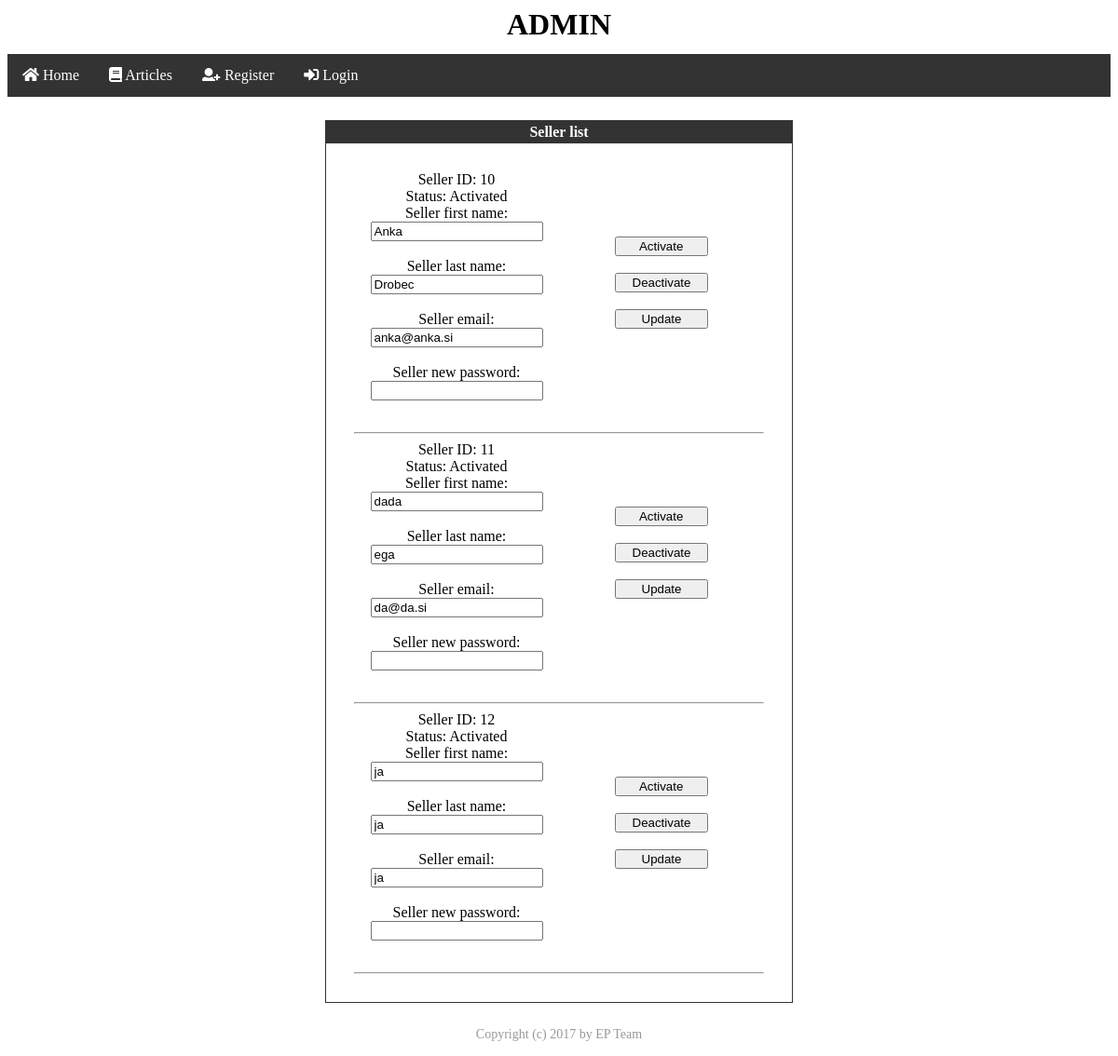
The page /verzija1/seller_list.php on the database as committed earlier.
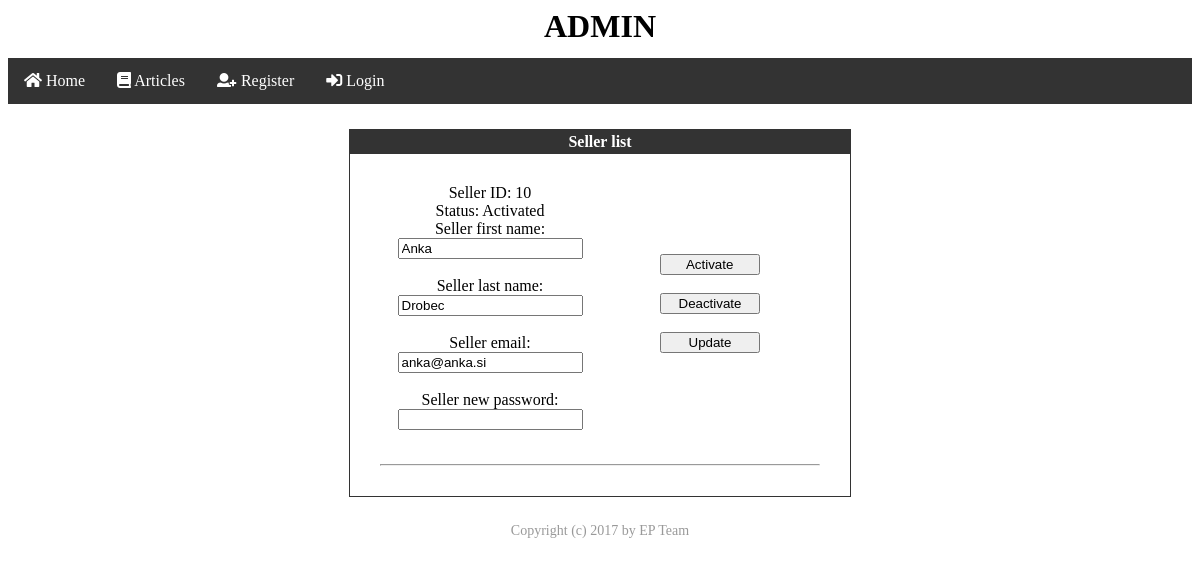
The same page on the database as committed later.
### tables this page shows
CREATE TABLE `users` (
  `id` int(11) NOT NULL AUTO_INCREMENT,
  `first_name` varchar(45) DEFAULT NULL,
  `last_name` varchar(45) DEFAULT NULL,
  `street_address` varchar(45) DEFAULT NULL,
  `city` varchar(45) DEFAULT NULL,
  `postal_code` varchar(45) DEFAULT NULL,
  `country` varchar(45) DEFAULT NULL,
  `phone_number` varchar(45) DEFAULT NULL,
  `email` varchar(45) DEFAULT NULL,
  `password` varchar(45) DEFAULT NULL,
  `role_id` int(11) DEFAULT '1',
  `active` varchar(45) DEFAULT '1',
  PRIMARY KEY (`id`)
);

### verzija1/database/DB_Engine.php (called while the page is built, shortened)
<?php
$host = "localhost";
$user = "root";
$password = "";
$schema = "spletna_trgovina";
$config = "mysql:host=" . $host
        . ";dbname=" . $schema;
$options = array(
    PDO::ATTR_ERRMODE => PDO::ERRMODE_EXCEPTION,
    PDO::ATTR_DEFAULT_FETCH_MODE => PDO::FETCH_ASSOC,
    PDO::ATTR_PERSISTENT => true,
    PDO::MYSQL_ATTR_INIT_COMMAND => 'SET NAMES utf8'
);
$db = new PDO($config, $user, $password, $options);
function fetchRows($query){
    global $db;
    return $db->query($query);
}
?>

### verzija1/seller_list.php (the view, shortened to what this page needs)
<?php
include 'database/DB_Engine.php';
?>
<html>
<?php include 'templates/template_head.php'; ?>
<body>
<div class="title" id="title" style="height: 50px; text-align: center"><h1>ADMIN</h1></div>
        <?php        include 'templates/template_navigation_bar.php'; ?>
<div class="context" id="context">
    <div class="seller_list" id="seller_list" align = "center">
        <div style = "width:500px; border: solid 1px #333333; margin: 25px; " align = "center">
            <div style = "background-color:#333333; color:#FFFFFF; padding:3px;"><b>Seller list</b></div>
            <div style = "margin:30px">
                <?php
                       $rez = fetchRows("SELECT id, first_name, last_name, email, active FROM users WHERE role_id = 2");
                ?>
                <?php foreach($rez as $row){ ?>
                <form action = "" method = "post">
                    <div class="row">
                        <div class="column">
                            <label>Seller ID: <?php echo $row['id']; ?></label><br/>
                            <label>Status:
                            <?php if($row['active']){
                                echo "Activated";
                            }else{
                                echo "Deactivated";
                            } ?>
                            </label><br/>
                            <label>Seller first name:</label><br/>
                            <input type = "text" name = "first" class = "box" value="<?php echo $row['first_name'] ?>"/><br/><br/>
                            <label>Seller last name:</label><br/>
                            <input type = "text" name = "last" class = "box" value="<?php echo $row['last_name'] ?>"/><br/><br/>
                            <label>Seller email:</label><br/>
                            <input type = "text" name = "email" class = "box" value="<?php echo $row['email'] ?>" /><br/><br/>
                            <label>Seller new password:</label><br/>
                            <input type = "password" name = "new_password" class = "box" /><br/><br/>
                        </div>
                        <div class="column" style="margin-top: 70px;">
                            <input type = "submit" name="activate"    value = " Activate "    style="display: block; width: 100px;"/><br/>
                            <input type = "submit" name="deactivate"  value = " Deactivate "  style="display: block; width: 100px;"/><br/>
                            <input type = "submit" name="update"      value = " Update "      style="display: block; width: 100px;"/><br/>
                        </div>
                    </div>
                </form>
                <hr>
                <?php } ?>
            </div>
        </div>
    </div>
</div>
 <?php include 'templates/template_footer.php'; ?>
</body>
</html>

Rows that differ between the two databases and show on the page:
removed users: id "11", active "Activated", first "dada", last "ega", email "da@da.si"
removed users: id "12", active "Activated", first "ja", last "ja", email "ja"
